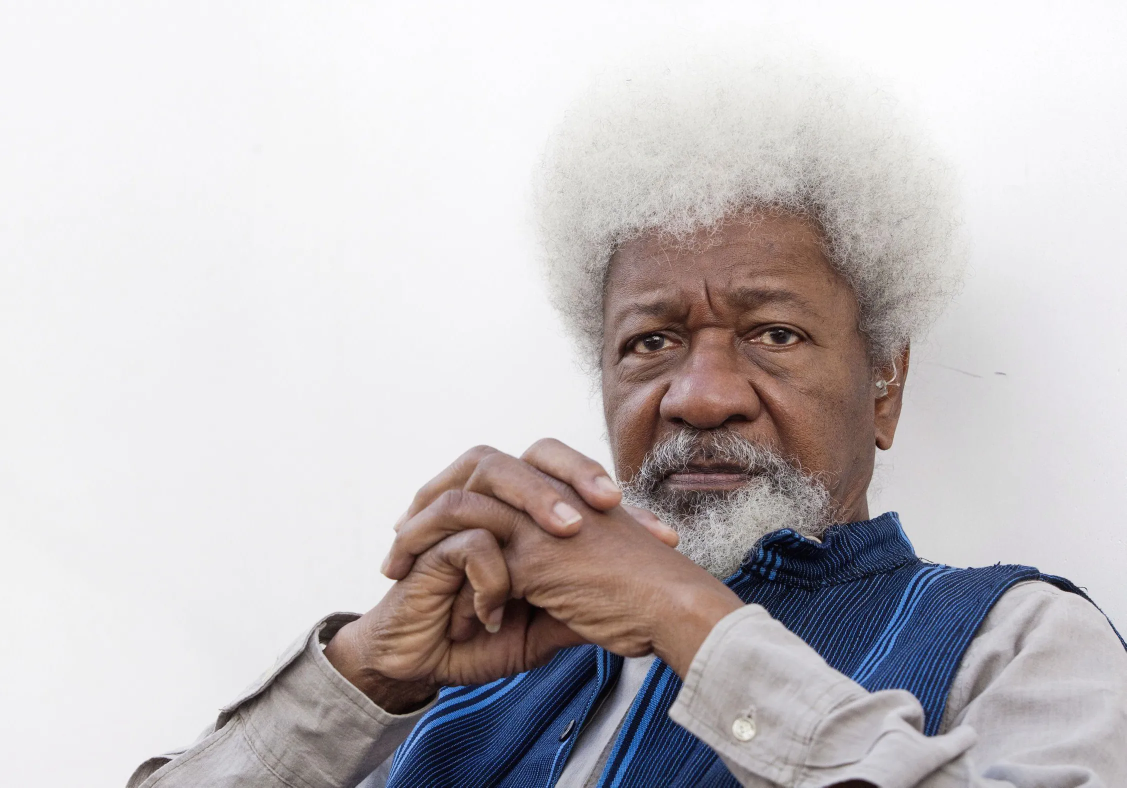
#> input picture week-4/img/wole.jpg, 2254 x 1576 px (shown at 1/2 size)
$ python practice-4.py   (older library calls are emulated)
#> lines starting #> are read from the running program, lines starting #| are printed output that depends on the picture
import cv2
import numpy as np

image = cv2.imread('img/wole.jpg',cv2.IMREAD_GRAYSCALE)
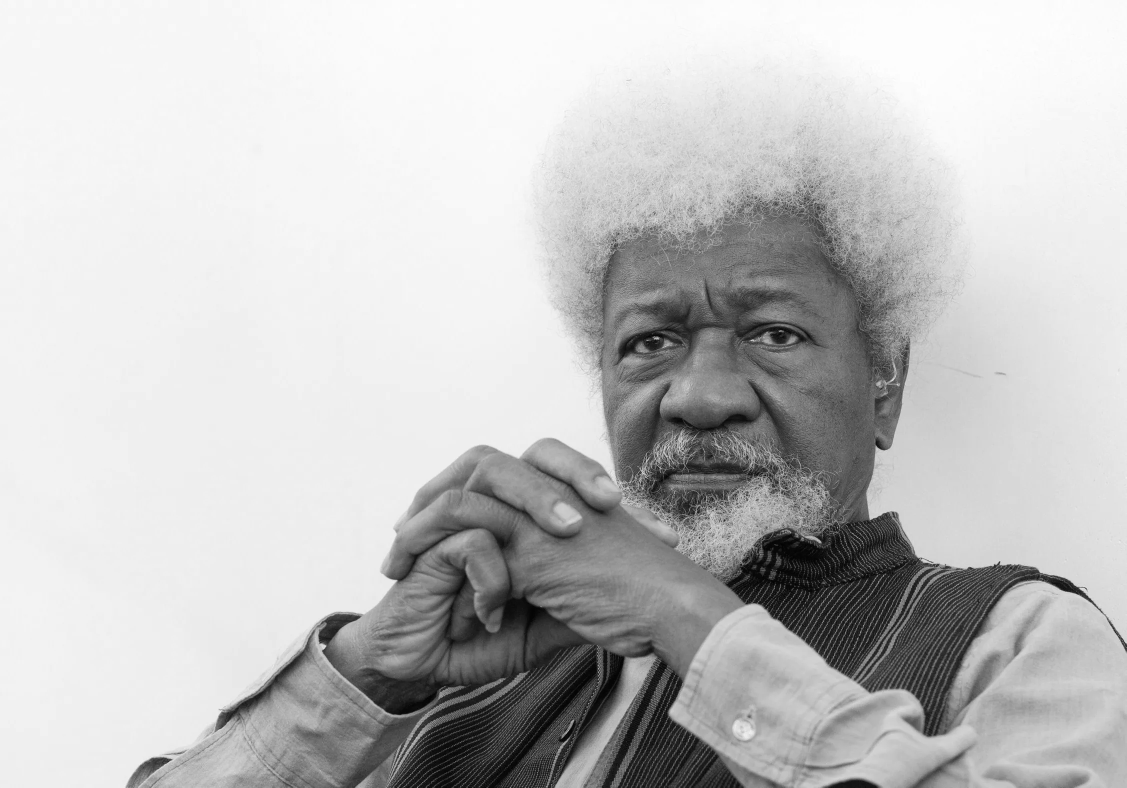
#> image: shape (1576, 2254) (shown at 1/2 size); min 0, max 255, mean 194.1

image = cv2.resize(image,(500,400))
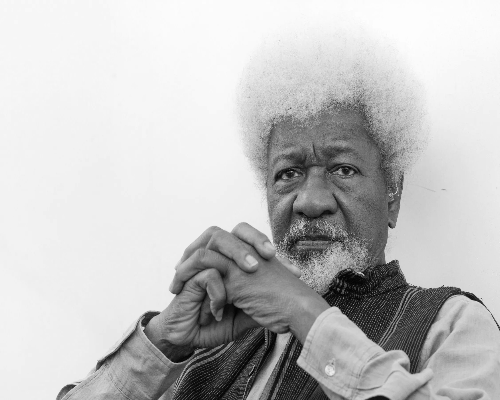
#> image: shape (400, 500); min 2, max 254, mean 194

laplacian = cv2.Laplacian(image,cv2.CV_64F)
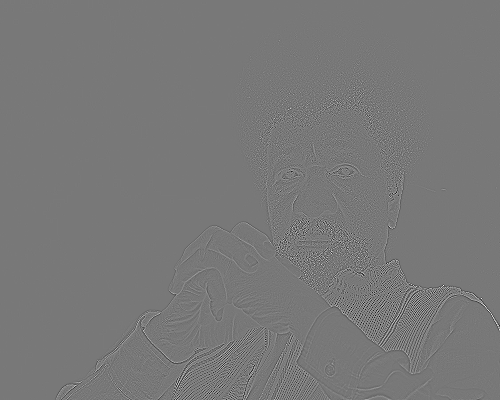
#> laplacian: shape (400, 500) float64; min -504, max 562, mean 0; drawn with min black and max white
laplacian = cv2.convertScaleAbs(laplacian)
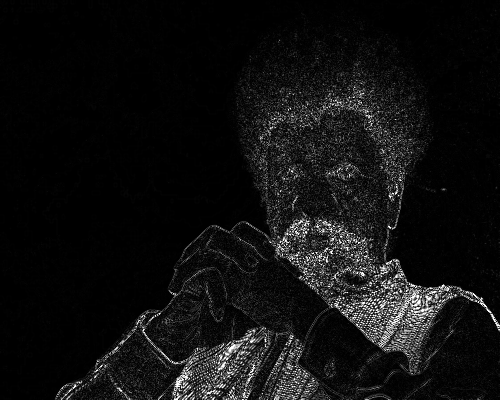
#> laplacian: shape (400, 500); min 0, max 255, mean 16.5


cv2.imshow('Original',image)
cv2.imshow('Sobel Edges',np.uint8(laplacian))

cv2.waitKey(0)
cv2.destroyAllWindows()
